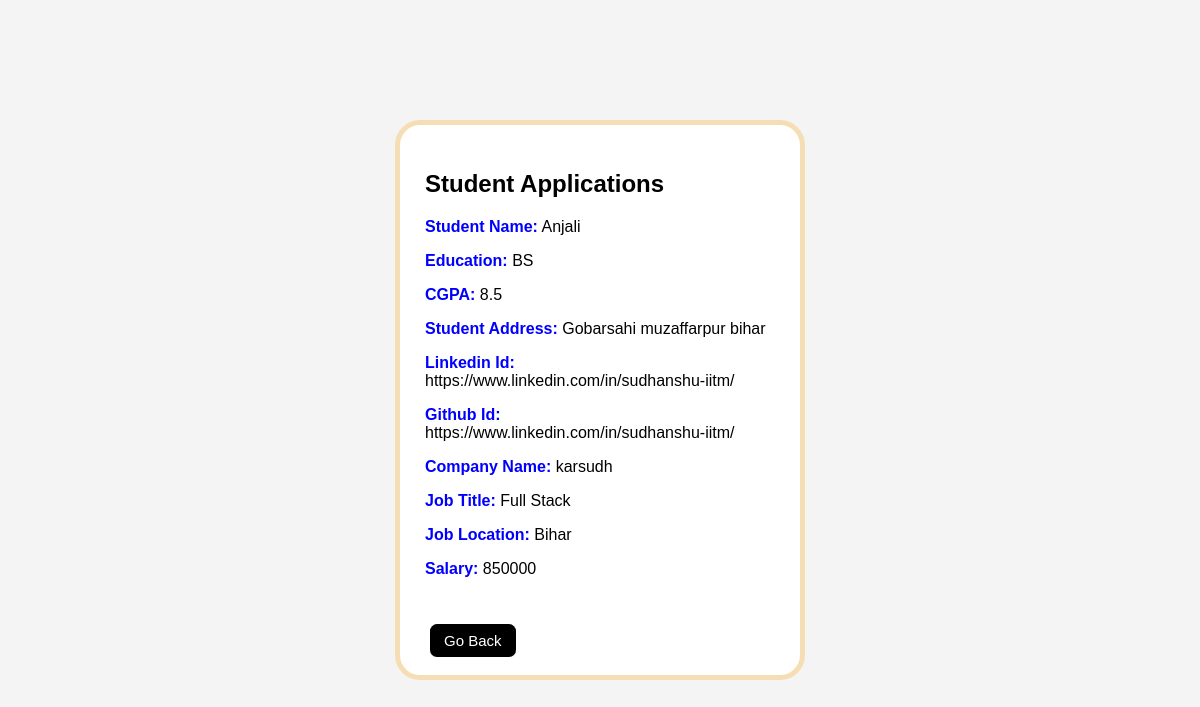
Screenshot of /view_std_app/2/1 with the database file from the repository.
### application/models.py (models this page shows)
class User(db.Model):
    __tablename__ = "user"
    id = db.Column(db.Integer, primary_key=True)
    full_name = db.Column(db.String(30), nullable=False)
    email = db.Column(db.String(50), unique=True, nullable=False)
    password = db.Column(db.String(50), nullable=False)
    education = db.Column(db.String(50))
    cgpa = db.Column(db.String(50))
    address = db.Column(db.String(50))
    linkdin = db.Column(db.String(100))
    github = db.Column(db.String(100))
    hobby = db.Column(db.String(100))
    type = db.Column(db.String(20), default="student", nullable=False)
    status = db.Column(db.String(20), default="active", nullable=False)
    applications = db.relationship("Application",backref="user",cascade="all, delete")

class Company(db.Model):
    __tablename__ = "company"
    id = db.Column(db.Integer, primary_key=True)
    name = db.Column(db.String(50), nullable=False)
    email = db.Column(db.String(50), unique=True, nullable=False)
    password = db.Column(db.String(50), nullable=False)
    company_no = db.Column(db.Integer,nullable=False)
    website = db.Column(db.String(100),nullable=False)
    approval_status = db.Column(db.String(20), default="pending", nullable=False)
    status = db.Column(db.String(20), default="active", nullable=False)
    jobs = db.relationship("Jobs", backref="company",cascade="all, delete")

class Jobs(db.Model):
    __tablename__ = "jobs"
    id = db.Column(db.Integer, primary_key=True)
    company_id = db.Column(db.Integer, db.ForeignKey("company.id"), nullable=False)
    job_title = db.Column(db.String(50), nullable=False)
    job_description = db.Column(db.String(200) ,nullable=False)
    eligibility = db.Column(db.String(100) ,nullable=False)
    salary = db.Column(db.Integer ,nullable=False)
    location = db.Column(db.String(100),nullable=False)
    job_deadline = db.Column(db.Date)
    job_status = db.Column(db.String(20), default="pending", nullable=False)
    applications = db.relationship("Application", backref="jobs",cascade="all, delete")

### application/controllers.py (the view)
@app.route("/view_std_app/<int:std_id>/<int:job_id>",methods=["GET","POST"])
def view_std_app(std_id,job_id):
    this_std=User.query.filter_by(id=std_id).first()
    this_job=Jobs.query.filter_by(id=job_id).first()
    return render_template("sdt_appli_admin.html",this_std=this_std,this_job=this_job)

### templates/sdt_appli_admin.html (shortened to what this page needs)
<!DOCTYPE html>
<html lang="en">
<head>
    <link rel="stylesheet" href="/static/Job_details.css">
</head>
<body>
<div class="job-card">
    <div class="job-left">
        <h2> Student Applications </h2>
        <p><strong class="label">Student Name:</strong> {{ this_std.full_name }}</p>
        <p><strong class="label">Education:</strong> {{ this_std.education }}</p>
        <p><strong class="label">CGPA:</strong> {{ this_std.cgpa }}</p>
        <p><strong class="label">Student Address:</strong> {{ this_std.address }}</p>
        <p><strong class="label">Linkedin Id:</strong> {{ this_std.linkdin }}</p>
        <p><strong class="label">Github Id:</strong> {{ this_std.github }}</p>
        <p><strong class="label">Company Name:</strong> {{ this_job.company.name }}</p>
        <p><strong class="label">Job Title:</strong> {{ this_job.job_title }}</p>
        <p><strong class="label">Job Location:</strong> {{ this_job.location }}</p>
        <p><strong class="label">Salary:</strong> {{ this_job.salary }}</p> <br>
        <div class="actions">
            <a href="/admin_dash" class="btn btn-black">Go Back</a>
        </div>
    </div>
</div>
</body>
</html>

### static/Job_details.css (style rules this page uses)
body { background: #f4f4f4; font-family: Arial, sans-serif; }
.job-card { width: 350px; background: white; border: 5px solid wheat; display: flex; padding: 25px; border-radius: 25px; position: absolute; top: 50%; left: 50%; transform: translate(-50%, -50%); }
.label { color: blue; font-weight: bold; margin-top: 10px; }
.btn { border-radius: 6px; border: none; margin: 5px; cursor: pointer; font-size: 15px; }
.btn-black { background-color: black; color: white; padding: 8px 14px; border-radius: 7px; text-decoration: none; margin-right: 10px; font-weight: 500; }
.actions { margin-top: 20px; }

### rows the page displays
User: full_name "Anjali", education "BS", cgpa "8.5", address "Gobarsahi muzaffarpur bihar", linkdin "https://www.linkedin.com/in/sudhanshu-iitm/", github "https://www.linkedin.com/in/sudhanshu-iitm/"
Company: company.name "karsudh"
Jobs: job_title "Full Stack", location "Bihar", salary "850000"
